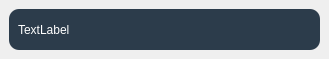
<?xml version="1.0" encoding="UTF-8"?>
<ui version="4.0">
 <class>contacts</class>
 <widget class="QWidget" name="contacts">
  <property name="geometry">
   <rect>
    <x>0</x>
    <y>0</y>
    <width>329</width>
    <height>59</height>
   </rect>
  </property>
  <property name="windowTitle">
   <string>Form</string>
  </property>
  <layout class="QVBoxLayout" name="verticalLayout" stretch="0">
   <property name="spacing">
    <number>9</number>
   </property>
   <property name="sizeConstraint">
    <enum>QLayout::SetNoConstraint</enum>
   </property>
   <property name="leftMargin">
    <number>9</number>
   </property>
   <property name="topMargin">
    <number>9</number>
   </property>
   <property name="rightMargin">
    <number>9</number>
   </property>
   <property name="bottomMargin">
    <number>9</number>
   </property>
   <item>
    <widget class="QFrame" name="frame">
     <property name="styleSheet">
      <string notr="true">border-radius: 10px;
background-color: rgb(44, 60, 75);</string>
     </property>
     <property name="frameShape">
      <enum>QFrame::StyledPanel</enum>
     </property>
     <property name="frameShadow">
      <enum>QFrame::Raised</enum>
     </property>
     <layout class="QHBoxLayout" name="horizontalLayout">
      <item>
       <widget class="QLabel" name="label">
        <property name="styleSheet">
         <string notr="true">color: rgb(255, 255, 255);</string>
        </property>
        <property name="text">
         <string>TextLabel</string>
        </property>
       </widget>
      </item>
     </layout>
    </widget>
   </item>
  </layout>
 </widget>
 <resources/>
 <connections/>
</ui>
